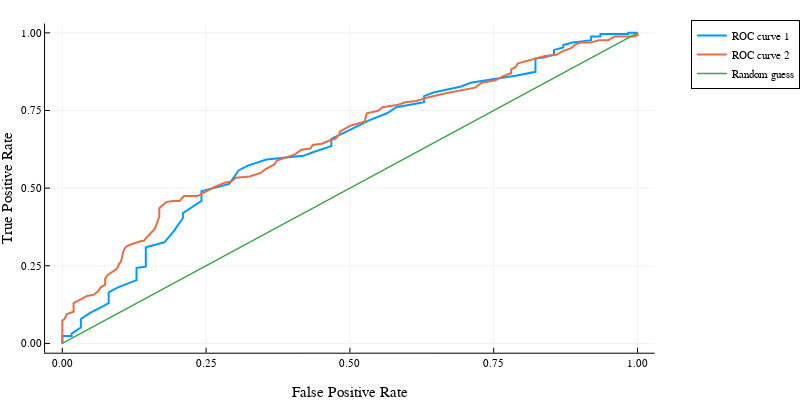

Notebook code cell kept with this figure:
### Code cell
plot(fallout_1,recall_1, legendposition=:outertopright, label = "ROC curve 1", lw = 2)
plot!(fallout_2,recall_2, legendposition=:outertopright, label = "ROC curve 2", lw = 2)
plot!(0:0.005:1,0:0.005:1, label = "Random guess", size = (800,400), lw = 1.5, xlabel = "False Positive Rate",
        ylabel = "True Positive Rate")

### Figure 1 — Plotly figure (JSON) as saved in the notebook; plotly's stock layout.template omitted (floating-point values rounded to 4 significant figures; data arrays with more than 128 entries replaced by an {"elided": "..."} marker saying what was removed)
{"data": [{"colorbar": {"len": 0.9143, "title": "", "x": 0.9951, "y": 0.533}, "legendgroup": "ROC curve 1", "line": {"color": "rgba(0, 154, 250, 1.000)", "dash": "solid", "shape": "linear", "width": 2}, "mode": "lines", "name": "ROC curve 1", "showlegend": true, "type": "scatter", "x": {"elided": "201 float values"}, "xaxis": "x", "y": {"elided": "201 float values"}, "yaxis": "y", "zmax": null, "zmin": null}, {"colorbar": {"len": 0.9143, "title": "", "x": 0.9951, "y": 0.533}, "legendgroup": "ROC curve 2", "line": {"color": "rgba(227, 111, 71, 1.000)", "dash": "solid", "shape": "linear", "width": 2}, "mode": "lines", "name": "ROC curve 2", "showlegend": true, "type": "scatter", "x": {"elided": "201 float values"}, "xaxis": "x", "y": {"elided": "201 float values"}, "yaxis": "y", "zmax": null, "zmin": null}, {"colorbar": {"len": 0.9143, "title": "", "x": 0.9951, "y": 0.533}, "legendgroup": "Random guess", "line": {"color": "rgba(62, 164, 78, 1.000)", "dash": "solid", "shape": "linear", "width": 1.5}, "mode": "lines", "name": "Random guess", "showlegend": true, "type": "scatter", "x": {"elided": "201 float values"}, "xaxis": "x", "y": {"elided": "201 float values"}, "yaxis": "y", "zmax": null, "zmin": null}], "layout": {"annotations": [], "height": 400, "legend": {"bgcolor": "rgba(255, 255, 255, 1.000)", "bordercolor": "rgba(0, 0, 0, 1.000)", "borderwidth": 1, "font": {"color": "rgba(0, 0, 0, 1.000)", "family": "sans-serif", "size": 11}, "title": {"font": {"color": "rgba(0, 0, 0, 1.000)", "family": "sans-serif", "size": 15}, "text": ""}, "tracegroupgap": 0, "traceorder": "normal", "x": 1.05, "xanchor": "upper", "y": 1, "yanchor": "right"}, "margin": {"b": 20, "l": 0, "r": 0, "t": 20}, "paper_bgcolor": "rgba(255, 255, 255, 1.000)", "plot_bgcolor": "rgba(255, 255, 255, 1.000)", "showlegend": true, "width": 800, "xaxis": {"anchor": "y", "domain": [0.06846, 0.9951], "gridcolor": "rgba(0, 0, 0, 0.100)", "gridwidth": 0.5, "linecolor": "rgba(0, 0, 0, 1.000)", "mirror": false, "range": [-0.03, 1.03], "showgrid": true, "showline": true, "showticklabels": true, "tickangle": 0, "tickcolor": "rgb(0, 0, 0)", "tickfont": {"color": "rgba(0, 0, 0, 1.000)", "family": "sans-serif", "size": 11}, "tickmode": "array", "ticks": "inside", "ticktext": ["0.00", "0.25", "0.50", "0.75", "1.00"], "tickvals": [0, 0.25, 0.5, 0.75, 1], "title": "False Positive Rate", "titlefont": {"color": "rgba(0, 0, 0, 1.000)", "family": "sans-serif", "size": 15}, "type": "-", "visible": true, "zeroline": false, "zerolinecolor": "rgba(0, 0, 0, 1.000)"}, "yaxis": {"anchor": "x", "domain": [0.07581, 0.9902], "gridcolor": "rgba(0, 0, 0, 0.100)", "gridwidth": 0.5, "linecolor": "rgba(0, 0, 0, 1.000)", "mirror": false, "range": [-0.03, 1.03], "showgrid": true, "showline": true, "showticklabels": true, "tickangle": 0, "tickcolor": "rgb(0, 0, 0)", "tickfont": {"color": "rgba(0, 0, 0, 1.000)", "family": "sans-serif", "size": 11}, "tickmode": "array", "ticks": "inside", "ticktext": ["0.00", "0.25", "0.50", "0.75", "1.00"], "tickvals": [0, 0.25, 0.5, 0.75, 1], "title": "True Positive Rate", "titlefont": {"color": "rgba(0, 0, 0, 1.000)", "family": "sans-serif", "size": 15}, "type": "-", "visible": true, "zeroline": false, "zerolinecolor": "rgba(0, 0, 0, 1.000)"}}}
